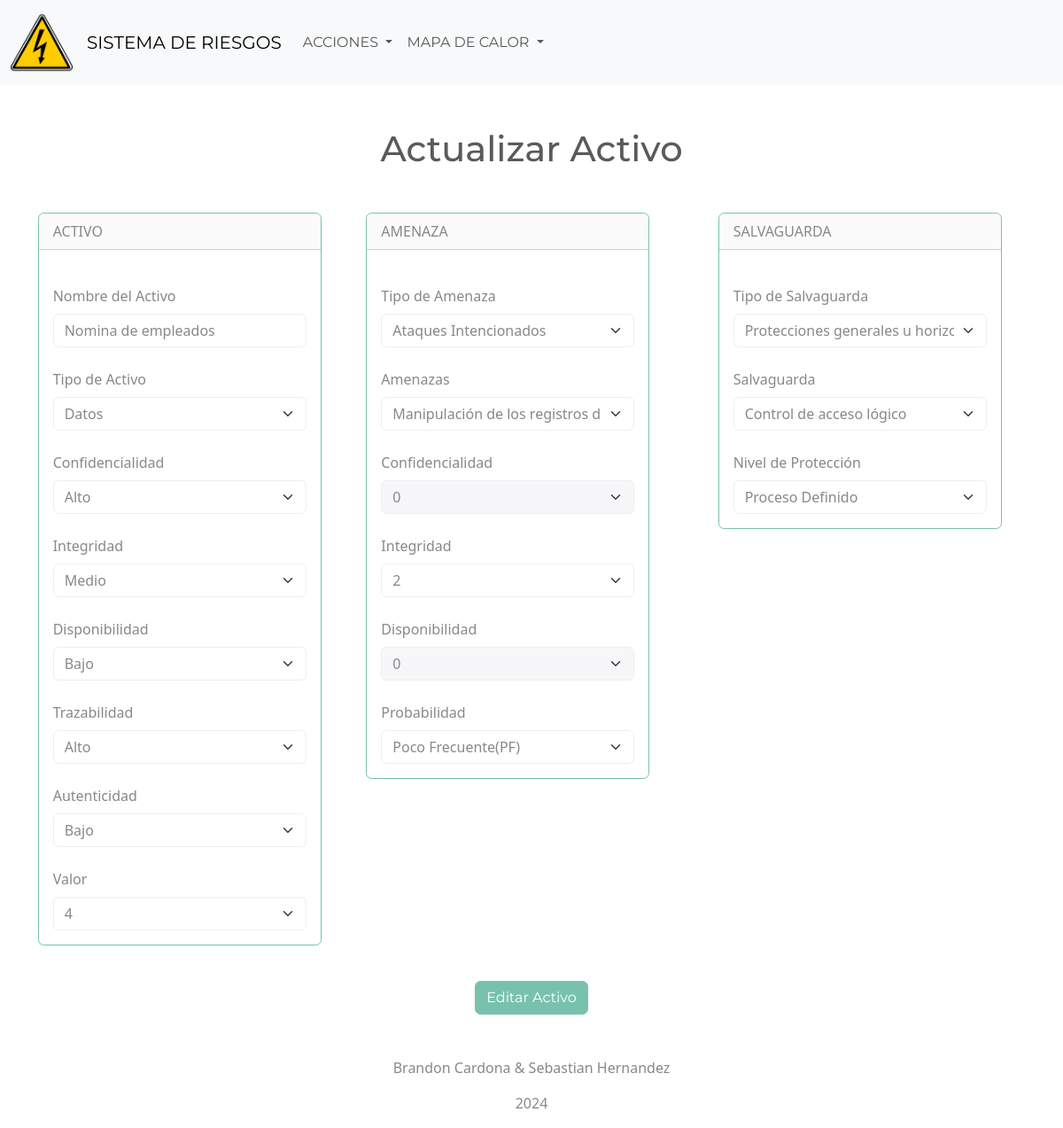
Page /index.php?controlador=Activo&accion=editActivoAmenazaSalvaguarda&id=1&idAmenaza=3&idSalvaguarda=3 on the committed database.
### tables this page shows
CREATE TABLE `activo` (
  `idActivo` int(11) NOT NULL,
  `idTipoActivo` int(11) NOT NULL,
  `activo` varchar(100) NOT NULL,
  `confidencialidad` varchar(100) NOT NULL,
  `integridad` varchar(100) NOT NULL,
  `disponibilidad` varchar(100) NOT NULL,
  `trazabilidad` varchar(100) NOT NULL,
  `autenticidad` varchar(100) NOT NULL,
  `valor` int(11) NOT NULL
);

CREATE TABLE `amenaza` (
  `idAmenaza` int(11) NOT NULL,
  `idTipoAmenaza` int(11) NOT NULL,
  `idProbabilidad` int(11) NOT NULL,
  `amenaza` int(11) NOT NULL,
  `confidencialidad` int(11) DEFAULT NULL,
  `integridad` int(11) DEFAULT NULL,
  `disponibilidad` int(11) DEFAULT NULL
);

### views/amenazaSalvaguarda/edit.php (the view, shortened to what the rows shown need)
<?php require_once "views/shared/header.php"; ?>
<form action="index.php?controlador=Activo&accion=updateActivoAmenazaSalvaguarda" method="post" >
    <h1 class="text-center my-5"><?= $data['titulo'] ?></h1>
    <div class="row justify-content-md-center">
        <div class="col-lg-4">
            <div class="card border-primary mb-3 mx-auto" style="max-width: 20rem;" >
                <div class="card-header">ACTIVO</div>
                <div class="card-body">
                    <label for="tipo_de_activo" class="form-label mt-4">Nombre del Activo</label>
                    <input type="text" required class="form-control" placeholder="nombre activo" name="nombre_activo" value="<?= $data['Activo']['activo']?>">
                    <label for="tipo_de_activo" class="form-label mt-4">Tipo de Activo</label>
                    <select name="tipo_de_activo" id="tipo_de_activo" class="form-select">
                        <?php foreach($data['TiposActivos'] as $item){?>
                            <?php if($item['idTipoActivo'] == $data['Activo']['idTipoActivo']){?>
                                <option value="<?= $item['idTipoActivo']?>" selected><?= $item['tipoActivo']?></option>
                            <?php }else{?>
                                <option value="<?= $item['idTipoActivo']?>"><?= $item['tipoActivo']?></option>
                            <?php }?>
                        <?php }?>
                    </select>
                    <?php $calificicacion = ['Bajo', 'Medio', 'Alto']; ?>
                    <label for="confidencialidad" class="form-label mt-4">Confidencialidad</label>
                    <select name="confidencialidad_activo" class="form-select" id="confidencialidad">
                        <?php foreach($calificicacion as $item){?>
                            <?php if($item == $data['Activo']['confidencialidad']){?>
                                <option selected><?= $item?></option>
                            <?php }else{?>
                                <option><?= $item?></option>
                            <?php }?>
                        <?php }?>
                    </select>
                    <label for="integridad" class="form-label mt-4">Integridad</label>
                    <select name="integridad_activo" class="form-select" id="integridad">
                        <?php foreach($calificicacion as $item){?>
                            <?php if($item == $data['Activo']['integridad']){?>
                                <option selected><?= $item?></option>
                            <?php }else{?>
                                <option><?= $item?></option>
                            <?php }?>
                        <?php }?>
                    </select>
                    <label for="disponibilidad" class="form-label mt-4">Disponibilidad</label>
                    <select name="disponibilidad_activo" class="form-select" id="disponibilidad">
                        <?php foreach($calificicacion as $item){?>
                            <?php if($item == $data['Activo']['disponibilidad']){?>
                                <option selected><?= $item?></option>
                            <?php }else{?>
                                <option><?= $item?></option>
                            <?php }?>
                        <?php }?>
                    </select>
                    <label for="trazabilidad" class="form-label mt-4">Trazabilidad</label>
                    <select name="trazabilidad_activo" class="form-select" id="trazabilidad">
                        <?php foreach($calificicacion as $item){?>
                            <?php if($item == $data['Activo']['trazabilidad']){?>
                                <option selected><?= $item?></option>
                            <?php }else{?>
                                <option><?= $item?></option>
                            <?php }?>
                        <?php }?>
                    </select>
                    <label for="autenticidad" class="form-label mt-4">Autenticidad</label>
                    <select name="autenticidad_activo" class="form-select" id="autenticidad">
                        <?php foreach($calificicacion as $item){?>
                            <?php if($item == $data['Activo']['autenticidad']){?>
                                <option selected><?= $item?></option>
                            <?php }else{?>
                                <option><?= $item?></option>
                            <?php }?>
                        <?php }?>
                    </select>
                    <?php $valor = [1, 2, 3, 4, 5]; ?>
                    <label for="valor" class="form-label mt-4">Valor</label>
                    <select name="valor_activo" class="form-select" id="valor">
                        <?php foreach($valor as $item){?>
                            <?php if($item == $data['Activo']['valor']){?>
                                <option selected><?= $item?></option>
                            <?php }else{?>
                                <option><?= $item?></option>
                            <?php }?>
                        <?php }?>
                    </select>
                </div>
            </div>
        </div>
        <div class="col-lg-4">
            <div class="card border-primary mb-6" style="max-width: 20rem;">
                <div class="card-header">AMENAZA</div>
                <div class="card-body">
                    <label for="tipoAmenaza" class="form-label mt-4">Tipo de Amenaza</label>
                    <select onchange="GenerarOptionsAmenaza(this)" name="idTipoAmenaza" id="idTipoAmenaza" class="form-select">
                        <?php foreach($data['TipoAmenazas'] as $item){?>
                            <?php if($item['idTipoAmenaza'] == $data['AmenazaSalvaguarda']['idTipoAmenaza']){?>
                                <option value="<?= $item['idTipoAmenaza'] ?>" selected><?= $item['tipoAmenaza'] ?></option>
                            <?php }else{?>
                                <option value="<?= $item['idTipoAmenaza'] ?>"><?= $item['tipoAmenaza'] ?></option>
                            <?php }?>
                        <?php }?>
                    </select>
                    <label for="Amenazas" class="form-label mt-4">Amenazas</label>
                    <select name="Amenazas" onchange="OnChangeAmenaza(this)" id="Amenazas" class="form-select">
                    </select>
                    <?php $valorAmenaza = [0, 1, 2, 3]; ?>
                    <label for="confidencialidad" class="form-label mt-4">Confidencialidad</label>
                    <select name="confidencialidadAmenaza" class="form-select" id="confidencialidadAmenaza">
                        <?php foreach($valorAmenaza as $item){?>
                            <?php if($item == $data['AmenazaSalvaguarda']['confidencialidad']){?>
                                <option selected><?= $item?></option>
                            <?php }else{?>
                                <option><?= $item?></option>
                            <?php }?>
                        <?php }?>
                    </select>
                    <label for="integridad" class="form-label mt-4">Integridad</label>
                    <select name="integridadAmenaza" class="form-select" id="integridadAmenaza">
                        <?php foreach($valorAmenaza as $item){?>
                            <?php if($item == $data['AmenazaSalvaguarda']['integridad']){?>
                                <option selected><?= $item?></option>
                            <?php }else{?>
                                <option><?= $item?></option>
                            <?php }?>
                        <?php }?>
                    </select>
                    <label for="disponibilidad" class="form-label mt-4">Disponibilidad</label>
                    <select name="disponibilidadAmenaza" class="form-select" id="disponibilidadAmenaza">
                        <?php foreach($valorAmenaza as $item){?>
                            <?php if($item == $data['AmenazaSalvaguarda']['disponibilidad']){?>
                                <option selected><?= $item?></option>
                            <?php }else{?>
                                <option><?= $item?></option>
                            <?php }?>
                        <?php }?>
                    </select>
                    <label for="probabilidad" class="form-label mt-4">Probabilidad</label>
                    <select name="probabilidad" id="probabilidad" class="form-select">
                        <?php foreach($data['Probabilidad'] as $item){?>
                            <?php if($item['idProbabilidad'] == $data['AmenazaSalvaguarda']['idProbabilidad']){?>
                                <option value="<?= $item['idProbabilidad'] ?>" selected><?= $item['probabilidad'] ?></option>
                            <?php }else{?>
                                <option value="<?= $item['idProbabilidad'] ?>"><?= $item['probabilidad'] ?></option>
                            <?php }?>
                        <?php }?>
                    </select>
                </div>
            </div>
        </div>
        <div class="col-lg-4">
            <div class="card border-primary mb-3" style="max-width: 20rem;">
                <div class="card-header">SALVAGUARDA</div>
                <div class="card-body">
                    <label for="activo" class="form-label mt-4">Tipo de Salvaguarda</label>
                    <select onchange="generaroptionssalvaguardas(this)" name="idSalvaguarda" id="idSalvaguarda" class="form-select">
                        <?php foreach($data['TipoSalvaguardas'] as $item){?>
                            <?php if($item['idTipoSalvaguarda'] == $data['AmenazaSalvaguarda']['idTipoSalvaguarda']){?>
                                <option value="<?= $item['idTipoSalvaguarda'] ?>" selected><?= $item['tipoSalvaguarda'] ?></option>
                            <?php }else{?>
                                <option value="<?= $item['idTipoSalvaguarda'] ?>"><?= $item['tipoSalvaguarda'] ?></option>
                            <?php }?>
                        <?php }?>
                    </select>
                    <label for="Salvaguarda" class="form-label mt-4">Salvaguarda</label>
                    <select name="Salvaguarda" id="Salvaguarda" class="form-select">
                    </select>
                    <label for="Proteccion" class="form-label mt-4">Nivel de Protección</label>
                    <select name="Proteccion" id="Proteccion" class="form-select">
                        <?php foreach($data['Proteccion'] as $item){?>
                            <?php if($item['idProteccion'] == $data['AmenazaSalvaguarda']['idProteccion']){?>
                                <option value="<?= $item['idProteccion'] ?>" selected><?= $item['nivel'] ?></option>
                            <?php }else{?>
                                <option value="<?= $item['idProteccion'] ?>"><?= $item['nivel'] ?></option>
                            <?php }?>
                        <?php }?>
                    </select>
                </div>
            </div>
        </div>
        <div style="text-align: center;" class="mb-5">
            <input type="submit" class="btn btn-primary mt-4" value="Editar Activo">
        </div>
    </div>
</form>
<?php require_once "views/shared/footer.php"; ?>

### rows in the picture
activo: nombre_activo "Nomina de empleados", confidencialidad_activo "Alto", disponibilidad_activo "Bajo", trazabilidad_activo "Alto", autenticidad_activo "Bajo", valor_activo "4"
amenaza: confidencialidadAmenaza "0", integridadAmenaza "2", disponibilidadAmenaza "0"

### other values in the picture
$data['titulo'] "Actualizar Activo"
form field tipo_de_activo "Datos"
form field integridad_activo "Medio"
form field idTipoAmenaza "Ataques Intencionados"
form field probabilidad "Poco Frecuente(PF)"
form field idSalvaguarda "Protecciones generales u horizontales"
form field Proteccion "Proceso Definido"
